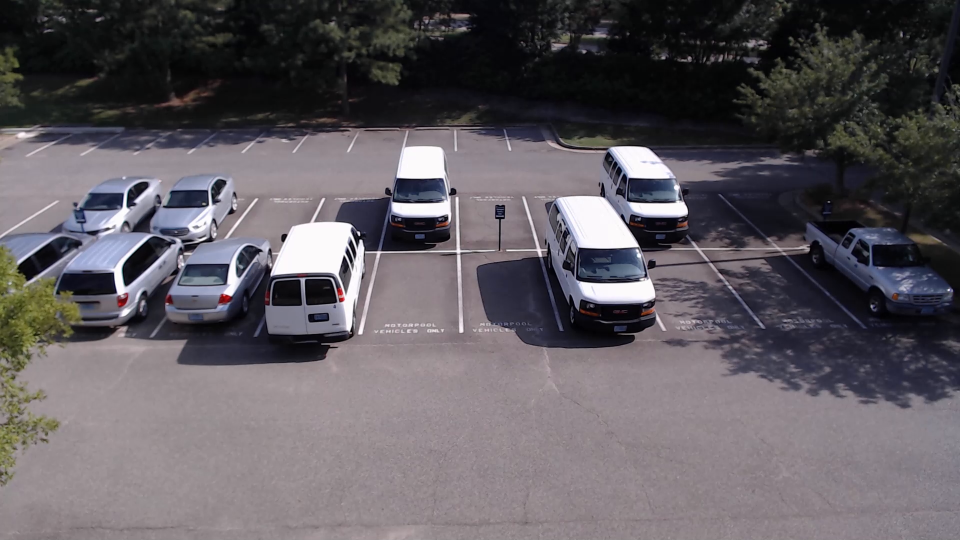
#> input picture Automatic-Parking-Management/parking_garage_2.png, 1920 x 1080 px, found by its file name (shown at 1/2 size)
$ python test_photo_boundaries.py
#> lines starting #> are read from the running program, lines starting #| are printed output that depends on the picture
# press escape to finish doing real time boxing.
# Program marks the polygons in the figure when it gets 4 double clicks
import cv2
import yaml
import numpy as np

refPt = []
cropping = False
data = []
file_path = 'Khare_yml_02.yml'
img = cv2.imread('/home/cameron/parking-tracker/Automatic-Parking-Management/parking_garage_2.png')
#> img is the input picture: shape (1080, 1920, 3); mean B, G, R 95.5, 90.2, 95

# [4 lines left out: function yaml_loader, not called in this run]


def yaml_dump(file_path, data):
    with open(file_path, "a") as file_descr:
        yaml.dump(data, file_descr)


def yaml_dump_write(file_path, data):
    with open(file_path, "w") as file_descr:
        yaml.dump(data, file_descr)


# [36 lines left out: function click_and_crop, not called in this run]
image = cv2.resize(img, None, fx=0.6, fy=0.6)
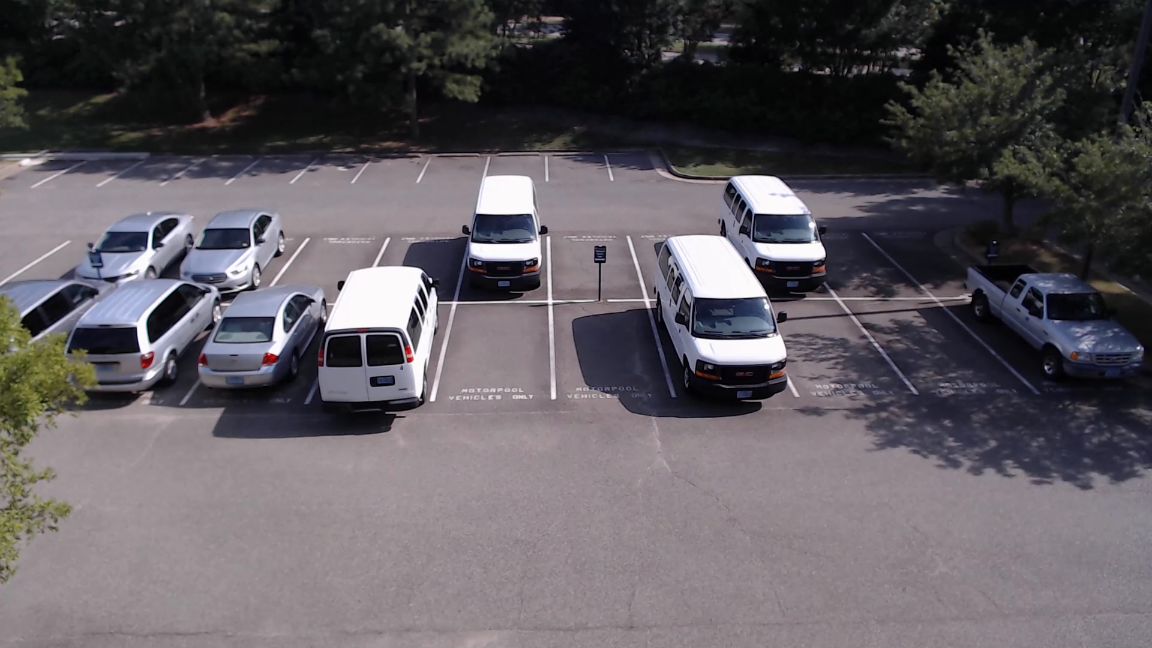
#> image: shape (648, 1152, 3); mean B, G, R 95.5, 90.1, 95
clone = image.copy()
cv2.namedWindow("Double click to mark points")
cv2.imshow("Double click to mark points", image)
cv2.setMouseCallback("Double click to mark points", click_and_crop)

# keep looping until the 'q' key is pressed
while True:
    # display the image and wait for a keypress
    cv2.imshow("Double click to mark points", image)
    key = cv2.waitKey(1) & 0xFF
#> (key q is pressed here)
    if cv2.waitKey(33) == ord('q'):
#> (key q is pressed here)
        break

# data list into yaml file
if data != []:
    yaml_dump(file_path, data)
cv2.destroyAllWindows() #important to prevent window from becoming inresponsive

$ run again, with Automatic-Parking-Management/luter_lot_dji.PNG copied over Automatic-Parking-Management/parking_garage_2.png
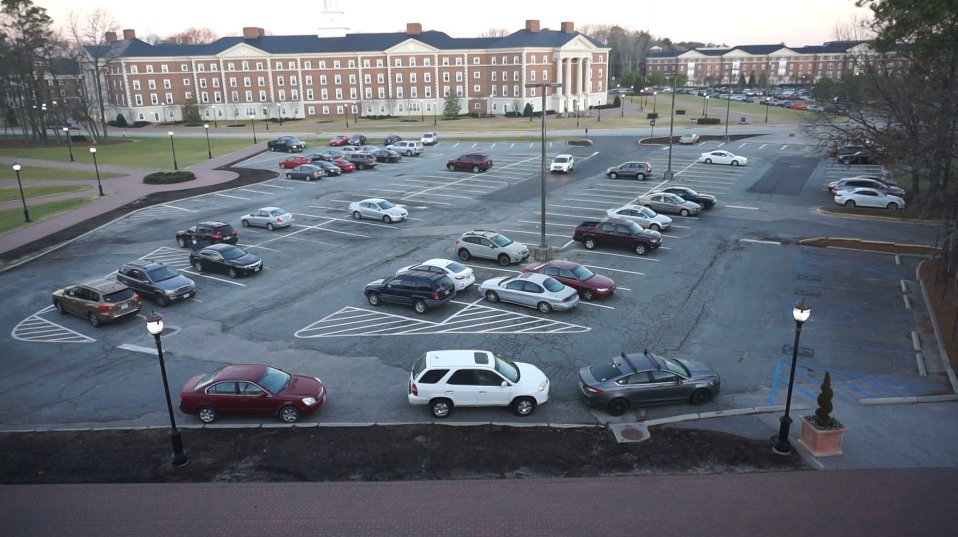
#> input picture Automatic-Parking-Management/luter_lot_dji.PNG, 1916 x 1074 px, found by its file name (shown at 1/2 size)
#> img is the input picture: shape (1074, 1916, 3); mean B, G, R 118.7, 110, 104.4
#> `image = cv2.resize(img, None, fx=0.6, fy=0.6)`:
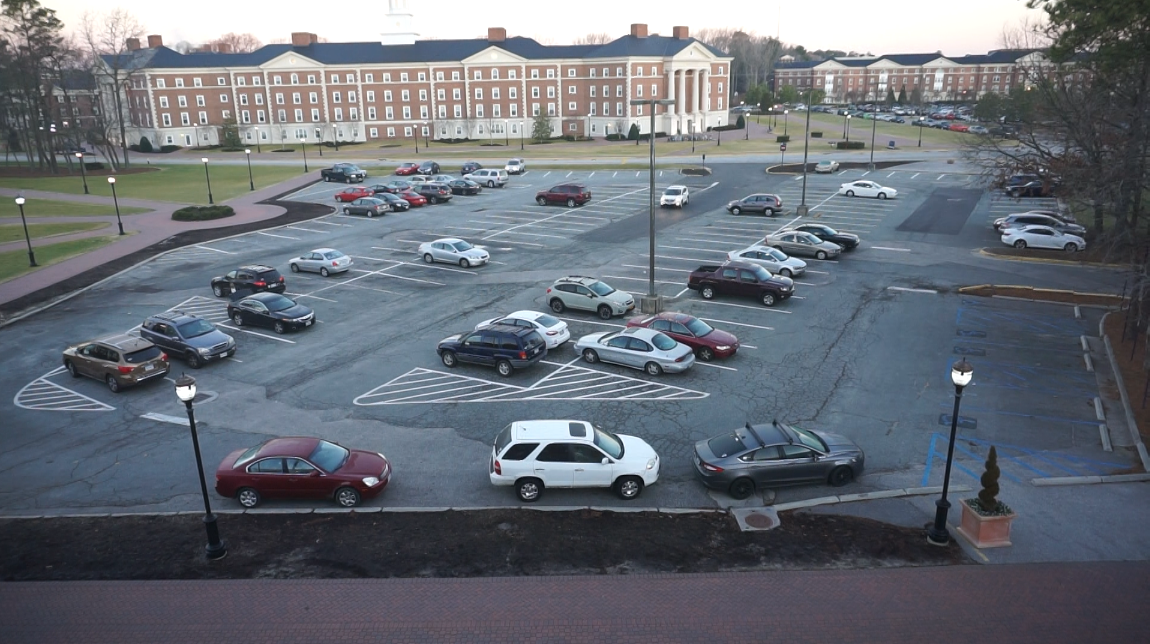
#> image: shape (644, 1150, 3); mean B, G, R 118.6, 110, 104.3
